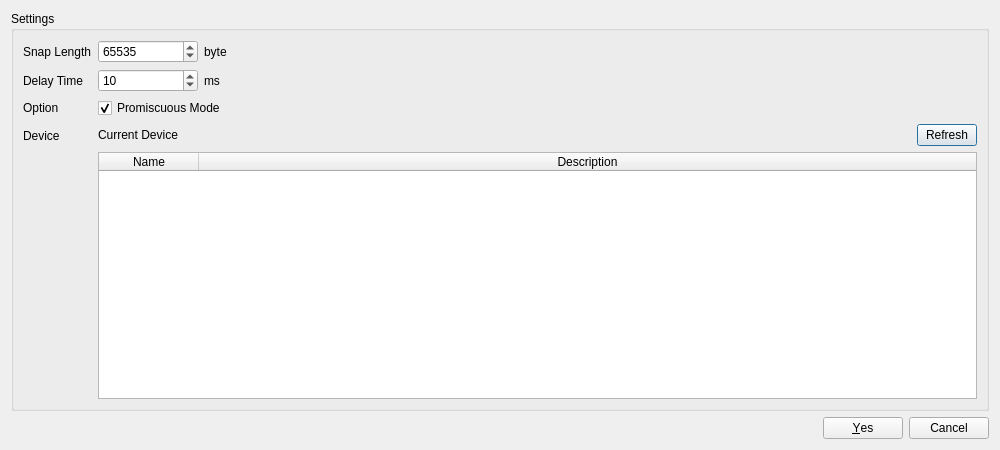
<?xml version="1.0" encoding="UTF-8"?>
<ui version="4.0">
 <class>DevicesDialog</class>
 <widget class="QDialog" name="DevicesDialog">
  <property name="geometry">
   <rect>
    <x>0</x>
    <y>0</y>
    <width>1000</width>
    <height>450</height>
   </rect>
  </property>
  <property name="windowTitle">
   <string>Devices Settings</string>
  </property>
  <layout class="QVBoxLayout" name="DeviceDialogLayout">
   <item>
    <widget class="QGroupBox" name="SettingsGroupBox">
     <property name="title">
      <string>Settings</string>
     </property>
     <layout class="QFormLayout" name="SettingsLayout">
      <item row="0" column="0">
       <widget class="QLabel" name="SnapLabel">
        <property name="text">
         <string>Snap Length</string>
        </property>
       </widget>
      </item>
      <item row="0" column="1">
       <layout class="QHBoxLayout" name="SnapLayout">
        <item>
         <widget class="QSpinBox" name="SnapSpinBox">
          <property name="maximumSize">
           <size>
            <width>100</width>
            <height>16777215</height>
           </size>
          </property>
          <property name="maximum">
           <number>2147483647</number>
          </property>
          <property name="value">
           <number>65535</number>
          </property>
         </widget>
        </item>
        <item>
         <widget class="QLabel" name="SnapUnitLabel">
          <property name="text">
           <string>byte</string>
          </property>
         </widget>
        </item>
       </layout>
      </item>
      <item row="1" column="0">
       <widget class="QLabel" name="DelayTimeLabel">
        <property name="text">
         <string>Delay Time</string>
        </property>
       </widget>
      </item>
      <item row="1" column="1">
       <layout class="QHBoxLayout" name="DelayLayout">
        <item>
         <widget class="QSpinBox" name="DelayTimeSpinBox">
          <property name="maximumSize">
           <size>
            <width>100</width>
            <height>16777215</height>
           </size>
          </property>
          <property name="maximum">
           <number>2147483647</number>
          </property>
          <property name="value">
           <number>10</number>
          </property>
         </widget>
        </item>
        <item>
         <widget class="QLabel" name="DelayTimeUnitLabel">
          <property name="text">
           <string>ms</string>
          </property>
         </widget>
        </item>
       </layout>
      </item>
      <item row="2" column="0">
       <widget class="QLabel" name="OptionLabel">
        <property name="text">
         <string>Option</string>
        </property>
       </widget>
      </item>
      <item row="2" column="1">
       <widget class="QCheckBox" name="PromiscuousCheckBox">
        <property name="text">
         <string>Promiscuous Mode</string>
        </property>
        <property name="checked">
         <bool>true</bool>
        </property>
       </widget>
      </item>
      <item row="3" column="0">
       <widget class="QLabel" name="DeviceLabel">
        <property name="text">
         <string>Device</string>
        </property>
       </widget>
      </item>
      <item row="3" column="1">
       <layout class="QVBoxLayout" name="DeviceLayout">
        <item>
         <layout class="QHBoxLayout" name="DevicesDialogLayout">
          <item>
           <widget class="QLabel" name="CurrentDeviceLabel">
            <property name="text">
             <string>Current Device</string>
            </property>
           </widget>
          </item>
          <item>
           <widget class="QPushButton" name="RefreshButton">
            <property name="maximumSize">
             <size>
              <width>60</width>
              <height>16777215</height>
             </size>
            </property>
            <property name="text">
             <string>Refresh</string>
            </property>
           </widget>
          </item>
         </layout>
        </item>
        <item>
         <widget class="QTableWidget" name="TableWidget">
          <property name="enabled">
           <bool>true</bool>
          </property>
          <property name="editTriggers">
           <set>QAbstractItemView::NoEditTriggers</set>
          </property>
          <property name="tabKeyNavigation">
           <bool>true</bool>
          </property>
          <property name="alternatingRowColors">
           <bool>true</bool>
          </property>
          <property name="selectionMode">
           <enum>QAbstractItemView::SingleSelection</enum>
          </property>
          <property name="selectionBehavior">
           <enum>QAbstractItemView::SelectRows</enum>
          </property>
          <property name="textElideMode">
           <enum>Qt::ElideMiddle</enum>
          </property>
          <attribute name="horizontalHeaderStretchLastSection">
           <bool>true</bool>
          </attribute>
          <attribute name="verticalHeaderVisible">
           <bool>false</bool>
          </attribute>
          <column>
           <property name="text">
            <string>Name</string>
           </property>
          </column>
          <column>
           <property name="text">
            <string>Description</string>
           </property>
          </column>
         </widget>
        </item>
       </layout>
      </item>
     </layout>
    </widget>
   </item>
   <item>
    <widget class="QDialogButtonBox" name="ButtonBox">
     <property name="orientation">
      <enum>Qt::Horizontal</enum>
     </property>
     <property name="standardButtons">
      <set>QDialogButtonBox::Cancel|QDialogButtonBox::Yes</set>
     </property>
    </widget>
   </item>
  </layout>
 </widget>
 <resources/>
 <connections>
  <connection>
   <sender>ButtonBox</sender>
   <signal>accepted()</signal>
   <receiver>DevicesDialog</receiver>
   <slot>accept()</slot>
   <hints>
    <hint type="sourcelabel">
     <x>248</x>
     <y>254</y>
    </hint>
    <hint type="destinationlabel">
     <x>157</x>
     <y>274</y>
    </hint>
   </hints>
  </connection>
  <connection>
   <sender>ButtonBox</sender>
   <signal>rejected()</signal>
   <receiver>DevicesDialog</receiver>
   <slot>reject()</slot>
   <hints>
    <hint type="sourcelabel">
     <x>316</x>
     <y>260</y>
    </hint>
    <hint type="destinationlabel">
     <x>286</x>
     <y>274</y>
    </hint>
   </hints>
  </connection>
 </connections>
</ui>
